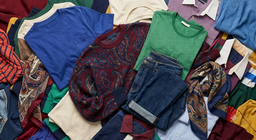
#> input picture atividade4/imagens/3_pilha_roupas.png, 256 x 140 px, shrunk from 1024 x 559 before the run
$ python questao3.py
#> lines starting #> are read from the running program, lines starting #| are printed output that depends on the picture; after the words box and inside, x2 and y2 are one past the last pixel; in counts of white or black regions, pixels touching at a corner belong together
"""
Questão 3 — Segmentação por Watershed Baseado em Marcadores

Pipeline: threshold -> fechamento -> distance transform ->
         máximos locais -> marcadores -> watershed -> segmentação.

Saída:
    atividade4/imagens/saidas_questao3/  (imagens PNG)
"""

from __future__ import annotations

import heapq
import logging
import sys
from pathlib import Path

import cv2
import numpy as np

logging.basicConfig(
    level=logging.INFO,
    format="%(asctime)s [%(levelname)s] %(message)s",
    datefmt="%H:%M:%S",
)
log = logging.getLogger(__name__)

SCRIPT_DIR = Path(__file__).resolve().parent
IMG_DIR = SCRIPT_DIR / "imagens"
OUT_DIR = IMG_DIR / "saidas_questao3"

BINARY_THRESHOLD = 127
CLOSING_KERNEL_SIZE = 5
DISTANCE_THRESHOLD_FRACTION = 0.85


def to_gray(image: np.ndarray) -> np.ndarray:  # BGR -> grayscale (ITU-R BT.601)
    return (
        0.299 * image[:, :, 2] +
        0.587 * image[:, :, 1] +
        0.114 * image[:, :, 0]
    ).astype(np.uint8)


def binarize(image: np.ndarray, threshold: int = BINARY_THRESHOLD) -> np.ndarray:  # 255 se > limiar, 0 caso contrario
    height, width = image.shape
    binary = np.zeros((height, width), dtype=np.uint8)
    for row_index in range(height):
        for column_index in range(width):
            binary[row_index, column_index] = 255 if image[row_index, column_index] > threshold else 0
    return binary


def create_square_kernel(kernel_size: int) -> np.ndarray:  # elemento estruturante quadrado
    return np.ones((kernel_size, kernel_size), dtype=np.uint8)


def erode(binary_image: np.ndarray, kernel: np.ndarray) -> np.ndarray:  # 1 sse todos vizinhos sob o kernel sao 1
    height, width = binary_image.shape
    kernel_height, kernel_width = kernel.shape
    margin_y, margin_x = kernel_height // 2, kernel_width // 2
    output = np.zeros((height, width), dtype=np.uint8)

    for row_index in range(margin_y, height - margin_y):
        for column_index in range(margin_x, width - margin_x):
            region = binary_image[
                row_index - margin_y:row_index - margin_y + kernel_height,
                column_index - margin_x:column_index - margin_x + kernel_width,
            ]
            if np.min(region) == 255:
                output[row_index, column_index] = 255
    return output


def dilate(binary_image: np.ndarray, kernel: np.ndarray) -> np.ndarray:  # 1 sse ao menos um vizinho sob o kernel e 1
    height, width = binary_image.shape
    kernel_height, kernel_width = kernel.shape
    margin_y, margin_x = kernel_height // 2, kernel_width // 2
    output = np.zeros((height, width), dtype=np.uint8)

    for row_index in range(margin_y, height - margin_y):
        for column_index in range(margin_x, width - margin_x):
            region = binary_image[
                row_index - margin_y:row_index - margin_y + kernel_height,
                column_index - margin_x:column_index - margin_x + kernel_width,
            ]
            if np.max(region) == 255:
                output[row_index, column_index] = 255
    return output


def morphological_closing(binary_image: np.ndarray, kernel: np.ndarray) -> np.ndarray:  # dilatacao -> erosao
    return erode(dilate(binary_image, kernel), kernel)


def distance_transform_chamfer(binary_image: np.ndarray) -> np.ndarray:  # distancia de chamfer (3-4-5) em dois passes
    height, width = binary_image.shape
    distance = np.full((height, width), np.inf, dtype=np.float64)

    for row_index in range(height):
        for column_index in range(width):
            if binary_image[row_index, column_index] == 0:
                distance[row_index, column_index] = 0.0

    forward_offsets = [(-1, -1), (-1, 0), (-1, 1), (0, -1)]
    forward_weights = [4.0, 3.0, 4.0, 3.0]
    backward_offsets = [(1, -1), (1, 0), (1, 1), (0, 1)]
    backward_weights = [4.0, 3.0, 4.0, 3.0]

    for row_index in range(height):
        for column_index in range(width):
            for (offset_y, offset_x), weight in zip(forward_offsets, forward_weights):
                neighbor_row = row_index + offset_y
                neighbor_column = column_index + offset_x
                if 0 <= neighbor_row < height and 0 <= neighbor_column < width:
                    candidate = distance[neighbor_row, neighbor_column] + weight
                    if candidate < distance[row_index, column_index]:
                        distance[row_index, column_index] = candidate

    for row_index in range(height - 1, -1, -1):
        for column_index in range(width - 1, -1, -1):
            for (offset_y, offset_x), weight in zip(backward_offsets, backward_weights):
                neighbor_row = row_index + offset_y
                neighbor_column = column_index + offset_x
                if 0 <= neighbor_row < height and 0 <= neighbor_column < width:
                    candidate = distance[neighbor_row, neighbor_column] + weight
                    if candidate < distance[row_index, column_index]:
                        distance[row_index, column_index] = candidate

    scaling_denominator = 3.0
    distance /= scaling_denominator
    distance = np.where(binary_image == 255, distance, 0.0)

    return distance


def find_markers_from_distance(
    distance_image: np.ndarray,
    threshold_fraction: float = DISTANCE_THRESHOLD_FRACTION,
) -> np.ndarray:  # maximos locais no distance transform viram marcadores
    height, width = distance_image.shape
    maximum_distance = np.max(distance_image)

    if maximum_distance <= 0:
        return np.zeros((height, width), dtype=np.uint8)

    threshold_value = maximum_distance * threshold_fraction
    high_peak_mask = distance_image >= threshold_value

    markers = np.zeros((height, width), dtype=np.uint8)
    for row_index in range(1, height - 1):
        for column_index in range(1, width - 1):
            if not high_peak_mask[row_index, column_index]:
                continue

            center_value = distance_image[row_index, column_index]
            is_local_maximum = True
            for neighbor_y in range(row_index - 1, row_index + 2):
                for neighbor_x in range(column_index - 1, column_index + 2):
                    if neighbor_y == row_index and neighbor_x == column_index:
                        continue
                    if distance_image[neighbor_y, neighbor_x] > center_value:
                        is_local_maximum = False
                        break
                if not is_local_maximum:
                    break

            if is_local_maximum:
                markers[row_index, column_index] = 255

    return markers


def apply_watershed(distance_image: np.ndarray, marker_mask: np.ndarray) -> np.ndarray:  # inundacao a partir dos marcadores
    height, width = distance_image.shape
    label_map = np.zeros((height, width), dtype=np.int32)
    flood_queue: list[tuple[float, int, int]] = []

    current_label = 0
    for row_index in range(height):
        for column_index in range(width):
            if marker_mask[row_index, column_index] > 0:
                current_label += 1
                label_map[row_index, column_index] = current_label
                heapq.heappush(
                    flood_queue,
                    (-distance_image[row_index, column_index], row_index, column_index),
                )

    neighbor_directions = [(-1, 0), (1, 0), (0, -1), (0, 1)]

    while flood_queue:
        _, current_row, current_column = heapq.heappop(flood_queue)
        current_pixel_label = label_map[current_row, current_column]

        for offset_y, offset_x in neighbor_directions:
            neighbor_row = current_row + offset_y
            neighbor_column = current_column + offset_x

            if 0 <= neighbor_row < height and 0 <= neighbor_column < width:
                if label_map[neighbor_row, neighbor_column] == 0 and distance_image[neighbor_row, neighbor_column] > 0:
                    label_map[neighbor_row, neighbor_column] = current_pixel_label
                    heapq.heappush(
                        flood_queue,
                        (-distance_image[neighbor_row, neighbor_column], neighbor_row, neighbor_column),
                    )

    return label_map


def detect_watershed_boundaries(label_map: np.ndarray) -> np.ndarray:  # pixels onde vizinhos tem labels diferentes
    height, width = label_map.shape
    boundary_map = np.zeros((height, width), dtype=np.uint8)
    neighbor_directions = [(-1, 0), (1, 0), (0, -1), (0, 1)]

    for row_index in range(height):
        for column_index in range(width):
            current_label = label_map[row_index, column_index]
            if current_label <= 0:
                continue

            for offset_y, offset_x in neighbor_directions:
                neighbor_row = row_index + offset_y
                neighbor_column = column_index + offset_x

                if 0 <= neighbor_row < height and 0 <= neighbor_column < width:
                    neighbor_label = label_map[neighbor_row, neighbor_column]
                    if neighbor_label > 0 and neighbor_label != current_label:
                        boundary_map[row_index, column_index] = 255
                        break

    return boundary_map


def apply_pseudo_colors(label_map: np.ndarray) -> np.ndarray:  # mapeia cada label para uma cor distinta (BGR)
    height, width = label_map.shape
    color_output = np.zeros((height, width, 3), dtype=np.uint8)
    unique_labels = np.unique(label_map)
    valid_labels = [label_value for label_value in unique_labels if label_value > 0]

    np.random.seed(42)
    color_palette = np.random.randint(50, 255, size=(max(len(valid_labels), 1) + 1, 3), dtype=np.uint8)

    for label_value in valid_labels:
        color_index = (label_value - 1) % len(color_palette)
        mask_region = label_map == label_value
        for channel_index in range(3):
            color_output[:, :, channel_index][mask_region] = color_palette[color_index, channel_index]

    return color_output


def normalize_to_uint8(array: np.ndarray) -> np.ndarray:  # normaliza para [0, 255] e converte para uint8
    array_min = np.min(array)
    array_max = np.max(array)

    if array_max - array_min == 0:
        return np.zeros_like(array, dtype=np.uint8)

    normalized = (array - array_min) / (array_max - array_min)
    return (normalized * 255).astype(np.uint8)


def main() -> None:  # pipeline: carrega -> threshold -> fechamento -> dist transform -> markers -> watershed
    log.info("Pipeline de segmentação Watershed")
    log.info("Diretório de saída: %s", OUT_DIR)
    OUT_DIR.mkdir(parents=True, exist_ok=True)

    image_path = IMG_DIR / "3_pilha_roupas.png"
    log.info("Carregando %s ...", image_path.name)

    color_image = cv2.imread(str(image_path))
#> color_image is the input picture: shape (140, 256, 3); mean B, G, R 91.7, 81.5, 81.6
    if color_image is None:
        log.error("Falha ao carregar %s", image_path)
        sys.exit(1)

    gray_image = to_gray(color_image)
    cv2.imwrite(str(OUT_DIR / "3_pilha_roupas_grayscale.png"), gray_image)
    log.info("  Grayscale salva (dimensões: %s)", gray_image.shape)

    binary_image = binarize(gray_image)
#> after the loop in binarize, `for row_index in range(height):`:
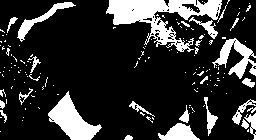
#> binary: shape (140, 256); 19.4% white; 146 white regions (119 under 20 px), largest, box (x1, y1, x2, y2) and area: (106, 0, 222, 52) 2428, (48, 91, 102, 140) 1170, (212, 38, 256, 79) 716
    cv2.imwrite(str(OUT_DIR / "3_pilha_roupas_threshold.png"), binary_image)
    log.info("  Imagem binária gerada (threshold=%d)", BINARY_THRESHOLD)

    closing_kernel = create_square_kernel(CLOSING_KERNEL_SIZE)
    closed_image = morphological_closing(binary_image, closing_kernel)
#> after the loop in dilate, `for row_index in range(margin_y, height - margin_y):`:
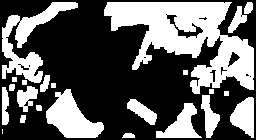
#> output: shape (140, 256); 38.2% white; 23 white regions (1 under 20 px), largest, box (x1, y1, x2, y2) and area: (104, 2, 254, 94) 6677, (2, 2, 78, 83) 1969, (46, 89, 104, 138) 1534
#> in erode, `height, width = binary_image.shape`: height = 140; width = 256
#> after the loop in erode, `for row_index in range(margin_y, height - margin_y):`: output: shape (140, 256); 21.2% white; 42 white regions (25 under 20 px), largest, box (x1, y1, x2, y2) and area: (106, 4, 227, 60) 3137, (48, 91, 102, 136) 1092, (212, 37, 252, 88) 916
    cv2.imwrite(str(OUT_DIR / "3_pilha_roupas_closing.png"), closed_image)
    log.info("  Fechamento morfológico aplicado (kernel %dx%d)", CLOSING_KERNEL_SIZE, CLOSING_KERNEL_SIZE)

    distance_image = distance_transform_chamfer(closed_image)
#> after the loop in distance_transform_chamfer, `for row_index in range(height):`: distance: shape (140, 256) float64; 21.17% of the values are NaN or infinite; the others: min 0, max 0, mean 0
#> after the loop in distance_transform_chamfer, `for row_index in range(height - 1, -1, -1):`:
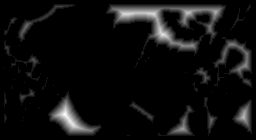
#> distance: shape (140, 256) float64; min 0, max 36, mean 2.1; drawn with min black and max white
    distance_visualization = normalize_to_uint8(distance_image)
#> in normalize_to_uint8, `array_min = np.min(array)`: array_min = 0
#> in normalize_to_uint8, `array_max = np.max(array)`: array_max = 12
    cv2.imwrite(str(OUT_DIR / "3_pilha_roupas_distance_transform.png"), distance_visualization)
    log.info("  Distance transform calculado (chamfer 3-4-5)")

    marker_mask = find_markers_from_distance(distance_image)
#> in find_markers_from_distance, `threshold_value = maximum_distance * threshold_fraction`: threshold_value = 10.2
#> in find_markers_from_distance, `high_peak_mask = distance_image >= threshold_value`: high_peak_mask: shape (140, 256) bool; 0.18% white in thin lines or dots, all inside (x1, y1, x2, y2) = (61, 33, 165, 126)
#> after the loop in find_markers_from_distance, `for row_index in range(1, height - 1):`:
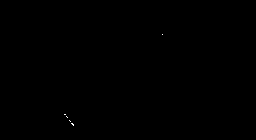
#> markers: shape (140, 256); 0.03% white in thin lines or dots, all inside (x1, y1, x2, y2) = (64, 34, 163, 126)
    cv2.imwrite(str(OUT_DIR / "3_pilha_roupas_markers.png"), marker_mask)
    marker_count = np.sum(marker_mask > 0)
#> marker_count = 12
    log.info("  Marcadores encontrados: %d máximos locais", marker_count)

    markers_overlay = color_image.copy()
    overlay_positions = np.where(marker_mask > 0)
#> overlay_positions = 12 positions, rows 34 to 125, columns 64 to 162
    markers_overlay[overlay_positions] = [0, 0, 255]
#> markers_overlay: shape (140, 256, 3); 0.03% of pixels changed, all inside (x1, y1, x2, y2) = (64, 34, 163, 126)
    cv2.imwrite(str(OUT_DIR / "3_pilha_roupas_markers_overlay.png"), markers_overlay)
    log.info("  Marcadores sobrepostos à imagem original")

    label_map = apply_watershed(distance_image, marker_mask)
#> after the loop in apply_watershed, `for row_index in range(height):`: label_map: shape (140, 256) int32; 13 distinct labels, from 0 to 12
#> after the loop in apply_watershed, `for row_index in range(height):`: current_label = 12
#> the loop in apply_watershed, `while flood_queue:` made 4223 passes
#> (current_row, current_column, current_pixel_label) on passes 1 to 3: (114, 64, 2), (114, 65, 3), (113, 64, 2)
#> after the loop in apply_watershed, `while flood_queue:`:
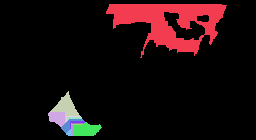
#> label_map: shape (140, 256) int32; 13 distinct labels, from 0 to 12; one colour per label, 0 black

    boundary_map = detect_watershed_boundaries(label_map)
#> after the loop in detect_watershed_boundaries, `for row_index in range(height):`: boundary_map: shape (140, 256); 0.77% white; 1 white region, box (x1, y1, x2, y2) and area: (50, 111, 86, 136) 277
    cv2.imwrite(str(OUT_DIR / "3_pilha_roupas_boundaries.png"), boundary_map)
    log.info("  Linhas de watershed detectadas")

    segmented_gray = normalize_to_uint8(label_map.astype(np.float64))
    cv2.imwrite(str(OUT_DIR / "3_pilha_roupas_segmented_gray.png"), segmented_gray)
    log.info("  Segmentação em tons de cinza salva")

    segmented_color = apply_pseudo_colors(label_map)
#> in apply_pseudo_colors, `unique_labels = np.unique(label_map)`: unique_labels = [0, 1, 2, 3, 4, 5, 6, 7, 8, 9, 10, 11, 12]
#> in apply_pseudo_colors, `valid_labels = [label_value for label_value in unique_labels if label_..`: valid_labels = [1, 2, 3, 4, 5, 6, 7, 8, 9, 10, 11, 12]
#> in apply_pseudo_colors, `color_palette = np.random.randint(50, 255, size=(max(len(valid_labels)..`: color_palette = 13 rows, first 8: [152, 145, 229], [111, 253, 142], [53, 148, 64], [199, 96, 156], [149, 237, 121], [203, 249, 238], [224, 115, 203], [70, 94, 253]
#> the loop in apply_pseudo_colors, `for label_value in valid_labels:` made 12 passes
#> after the loop in apply_pseudo_colors, `for label_value in valid_labels:`:
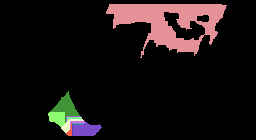
#> color_output: shape (140, 256, 3); mean of channels 0, 1, 2 17.3, 17.4, 23.8; drawn as B, G, R
    cv2.imwrite(str(OUT_DIR / "3_pilha_roupas_segmented_color.png"), segmented_color)
    log.info("  Segmentação colorida gerada")

    boundaries_on_original = color_image.copy()
    boundary_positions = np.where(boundary_map > 0)
#> boundary_positions = 277 positions, rows 111 to 135, columns 50 to 85
    boundaries_on_original[boundary_positions] = [0, 0, 255]
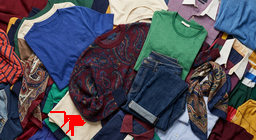
#> boundaries_on_original: shape (140, 256, 3); 0.77% of pixels changed, all inside (x1, y1, x2, y2) = (50, 111, 86, 136)
    cv2.imwrite(str(OUT_DIR / "3_pilha_roupas_segmented_output.png"), boundaries_on_original)
    log.info("  Fronteiras sobrepostas à imagem original")

    unique_segments = len(np.unique(label_map)) - 1
#> unique_segments = 12
    log.info("Concluído! %d segmentos identificados", unique_segments)
    log.info("Todas as imagens salvas em %s", OUT_DIR)


if __name__ == "__main__":
    main()

$ run again, with atividade4/imagens/2_modelo.png copied over atividade4/imagens/3_pilha_roupas.png
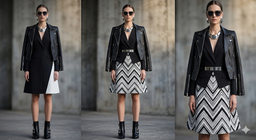
#> input picture atividade4/imagens/2_modelo.png, 256 x 140 px, shrunk from 1024 x 559 before the run
#> in main, color_image is the input picture: shape (140, 256, 3); mean B, G, R 93.5, 95.6, 98.1
#> in erode, `height, width = binary_image.shape`: height = 140; width = 256
#> after the loop in distance_transform_chamfer, `for row_index in range(height - 1, -1, -1):`:
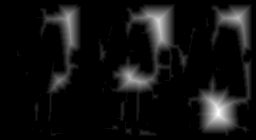
#> distance: shape (140, 256) float64; min 0, max 60, mean 4.2; drawn with min black and max white
#> array_min = 0
#> array_max = 20
#> threshold_value = 17
#> high_peak_mask: shape (140, 256) bool; 0.22% white; 2 white regions (1 under 20 px), largest, box (x1, y1, x2, y2) and area: (215, 105, 222, 118) 79
#> marker_count = 7
#> overlay_positions = ([20, 106, 110, 111, 112, 113, 114], [158, 216, 218, 218, 218, 218, 218])
#> markers_overlay: shape (140, 256, 3); 0.02% of pixels changed, all inside (x1, y1, x2, y2) = (158, 20, 219, 115)
#> after the loop in apply_watershed, `for row_index in range(height):`: current_label = 7
#> the loop in apply_watershed, `while flood_queue:` made 7580 passes
#> (current_row, current_column, current_pixel_label) on passes 1 to 3: (110, 218, 3), (111, 218, 4), (112, 218, 5)
#> unique_labels = [0, 1, 2, 3, 4, 5, 6, 7]
#> valid_labels = [1, 2, 3, 4, 5, 6, 7]
#> color_palette = [[152, 145, 229], [111, 253, 142], [53, 148, 64], [199, 96, 156], [149, 237, 121], [203, 249, 238], [224, 115, 203], [70, 94, 253]]
#> the loop in apply_pseudo_colors, `for label_value in valid_labels:` made 7 passes
#> boundary_positions = 263 positions, rows 95 to 114, columns 197 to 237
#> in main, `boundaries_on_original[boundary_positions] = [0, 0, 255]`:
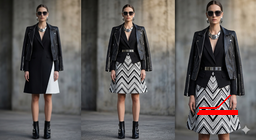
#> boundaries_on_original: shape (140, 256, 3); 0.73% of pixels changed, all inside (x1, y1, x2, y2) = (197, 95, 238, 115)
#> unique_segments = 7
